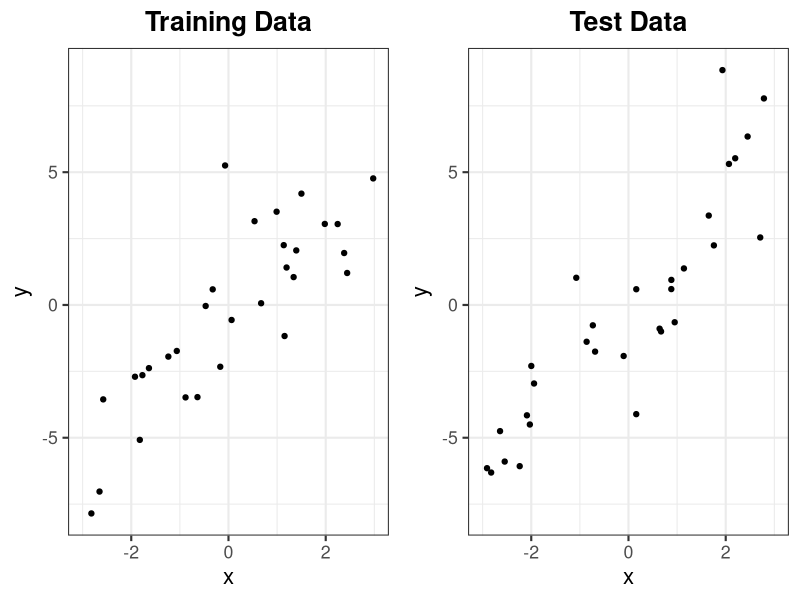
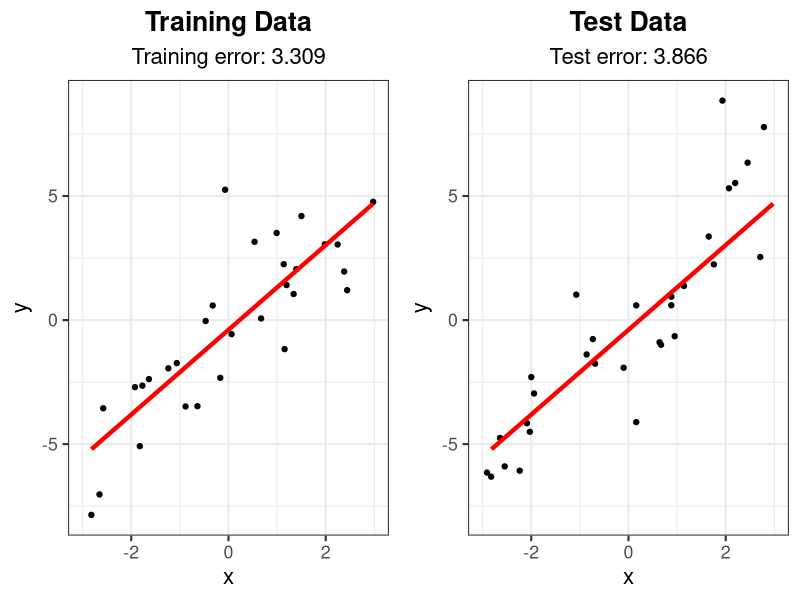
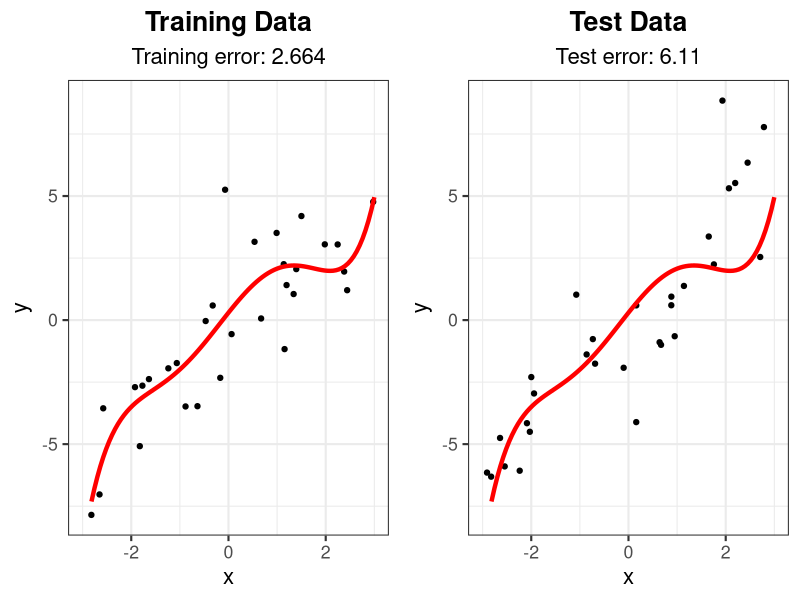
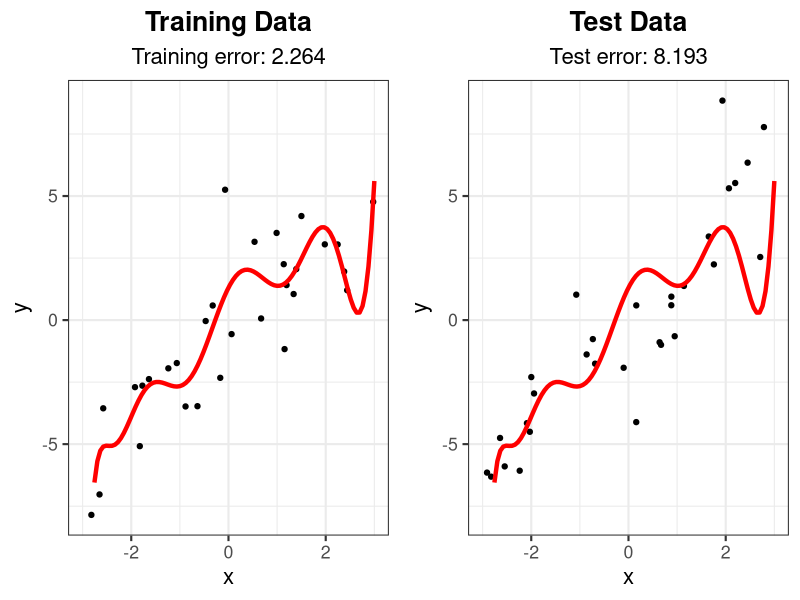
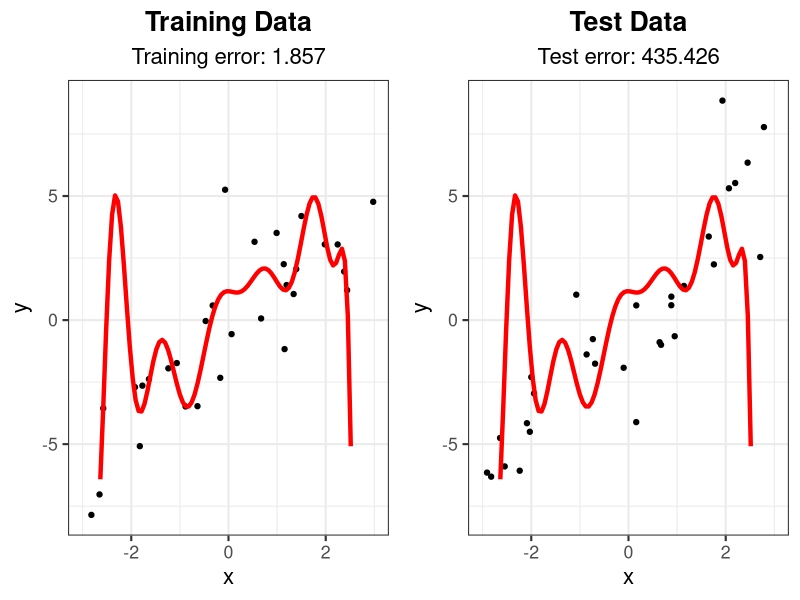

Reproduce these figures in R, in order.
## ---- chunk 1
options(htmltools.dir.version = FALSE)
knitr::opts_chunk$set(comment = "##")
knitr::opts_chunk$set(cache = TRUE)
knitr::opts_chunk$set(error = TRUE)
library(kableExtra)
library(tidyverse)
## ---- chunk 2
library(ggpubr)
# generate data
set.seed(302)
n <- 30
x <- sort(runif(n, -3, 3))
y <- 2*x + 2*rnorm(n)
x_test <- sort(runif(n, -3, 3))
y_test <- 2*x_test + 2*rnorm(n)
df_train <- data.frame("x" = x, "y" = y)
df_test <- data.frame("x" = x_test, "y" = y_test)

# store a theme
my_theme <- theme_bw(base_size = 16) + 
  theme(plot.title = element_text(hjust = 0.5, face = "bold"),
        plot.subtitle = element_text(hjust = 0.5))

# generate plots
g_train <- ggplot(df_train, aes(x = x, y = y)) + geom_point() +
  xlim(-3, 3) + ylim(min(y, y_test), max(y, y_test)) + 
  labs(title = "Training Data") + my_theme
g_test <- ggplot(df_test, aes(x = x, y = y)) + geom_point() +
  xlim(-3, 3) + ylim(min(y, y_test), max(y, y_test)) + 
  labs(title = "Test Data") + my_theme
ggarrange(g_train, g_test) # from ggpubr, to put side-by-side
## ---- chunk 3
# Fit linear model and calculate training error
lm_fit <- lm(y ~ x, data = df_train)
yhat_train <- predict(lm_fit)
# (y_i - yhat_i)^2
train_err <- mean((df_train$y - yhat_train)^2)

# Calculate testing error
yhat_test <- predict(lm_fit, data.frame(x = df_test$x))
test_err <- mean((df_test$y - yhat_test)^2)

# Add linear model and error text to plot
g_train2 <- g_train + 
  labs(subtitle = paste("Training error:", round(train_err, 3))) +
  geom_line(aes(y = fitted(lm_fit)), col = "red", lwd = 1.5)
g_test2 <- g_test + 
  labs(subtitle = paste("Test error:", round(test_err, 3))) +
  geom_line(aes(y = fitted(lm_fit), x = df_train$x), col = "red", lwd = 1.5)

ggarrange(g_train2, g_test2)
## ---- chunk 4
# Fit 5 degree polynomial and calculate training error
lm_fit_5 <- lm(y ~ poly(x, 5), data = df_train)
yhat_train_5 <- predict(lm_fit_5)
train_err_5 <- mean((df_train$y - yhat_train_5)^2)

# Calculate testing error
yhat_test_5 <- predict(lm_fit_5, data.frame(x = df_test$x))
test_err_5 <- mean((df_test$y - yhat_test_5)^2)

# Create smooth line for plotting
x_fit <- data.frame(x = seq(-3, 3, length = 100))
line_fit <- data.frame(x = x_fit, y = predict(lm_fit_5, newdata = x_fit))
                       
# Add linear model and error text to plot
g_train3 <- g_train + 
  labs(subtitle = paste("Training error:", round(train_err_5, 3))) +
  geom_line(data = line_fit, aes(y = y, x = x), col = "red", lwd = 1.5)
g_test3 <- g_test + 
  labs(subtitle = paste("Test error:", round(test_err_5, 3))) +
  geom_line(data = line_fit, aes(y = y, x = x), col = "red", lwd = 1.5)

ggarrange(g_train3, g_test3)
## ---- chunk 5
# Fit 10 degree polynomial and calculate training error
lm_fit_10 <- lm(y ~ poly(x, 10), data = df_train)
yhat_train_10 <- predict(lm_fit_10)
train_err_10 <- mean((df_train$y - yhat_train_10)^2)

# Calculate testing error
yhat_test_10 <- predict(lm_fit_10, data.frame(x = df_test$x))
test_err_10 <- mean((df_test$y - yhat_test_10)^2)

# Create smooth line for plotting
x_fit <- data.frame(x = seq(-3, 3, length = 100))
line_fit <- data.frame(x = x_fit, y = predict(lm_fit_10, newdata = x_fit))
                       
# Add linear model and error text to plot
g_train4 <- g_train + 
  labs(subtitle = paste("Training error:", round(train_err_10, 3))) +
  geom_line(data = line_fit, aes(y = y, x = x), col = "red", lwd = 1.5)
g_test4 <- g_test + 
  labs(subtitle = paste("Test error:", round(test_err_10, 3))) +
  geom_line(data = line_fit, aes(y = y, x = x), col = "red", lwd = 1.5)

ggarrange(g_train4, g_test4)
## ---- chunk 6
# Fit 15 degree polynomial and calculate training error
lm_fit_15 <- lm(y ~ poly(x, 15), data = df_train)
yhat_train_15 <- predict(lm_fit_15)
train_err_15 <- mean((df_train$y - yhat_train_15)^2)

# Calculate testing error
yhat_test_15 <- predict(lm_fit_15, data.frame(x = df_test$x))
test_err_15 <- mean((df_test$y - yhat_test_15)^2)

# Create smooth line for plotting
x_fit <- data.frame(x = seq(-3, 3, length = 100))
line_fit <- data.frame(x = x_fit, y = predict(lm_fit_15, newdata = x_fit))
                       
# Add linear model and error text to plot
g_train5 <- g_train + 
  labs(subtitle = paste("Training error:", round(train_err_15, 3))) +
  geom_line(data = line_fit, aes(y = y, x = x), col = "red", lwd = 1.5)
g_test5 <- g_test + 
  labs(subtitle = paste("Test error:", round(test_err_15, 3))) +
  geom_line(data = line_fit, aes(y = y, x = x), col = "red", lwd = 1.5)

ggarrange(g_train5, g_test5)
